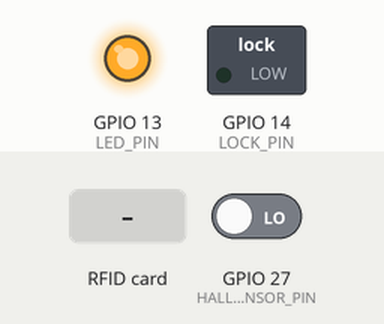
Recording of a sketch running on a simulated ESP32. Shown: switched loads named in the sketch (green lamp = pin HIGH), output pins drawn as LEDs (lit = HIGH). The inputs (shaded band) are chosen by the test bench; at power-on: GPIO 27 (HALL_SENSOR_PIN) LOW. WiFi joins after 1.5 s; servers stay silent unless stated; uploads are accepted with an empty reply; what the sketch prints to the serial monitor is not drawn.

Above: at 2.7 s.
2.8 s: RFID card 13 51 9F FD held to the reader
At 3.7 s:
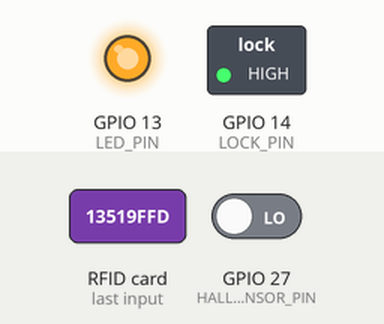
5.4 s: GPIO 27 (HALL_SENSOR_PIN) driven HIGH
At 6.9 s:
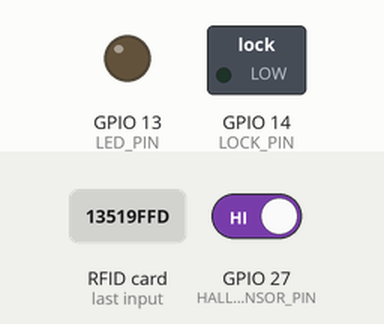
7.6 s: GPIO 27 (HALL_SENSOR_PIN) driven LOW
At 8.6 s:
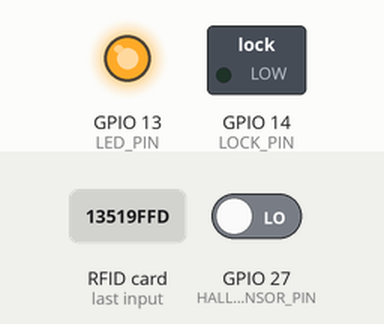
Timing chart, 0 to 10.6 s (numbered marks = the images above; inputs shaded):
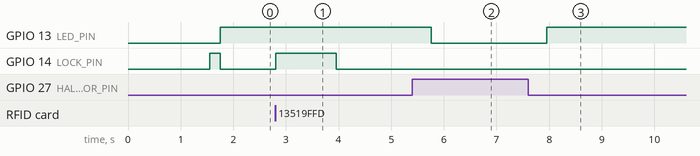

Measured:
- after the input at 2.8 s, GPIO 14 (LOCK_PIN): LOW → HIGH at once, → LOW 1.1 s later
- after the input at 5.4 s, GPIO 13 (LED_PIN): HIGH → LOW after 0.36 s
- after the input at 7.6 s, GPIO 13 (LED_PIN): LOW → HIGH after 0.36 s

The sketch:

IOT_BACKEND.ino
```cpp
#include <WiFi.h>
#include <HTTPClient.h>
#include <SPI.h>
#include <MFRC522.h>

// WiFi credentials
const char* ssid = "ZLT S10_165310";
const char* password = "Abhi37304";

// API URLs
const char* API_GET_LOCK_STATE = "http://172.177.169.18:8080/locker/get-status?id=0";
const char* API_SET_LOCK_STATE = "http://172.177.169.18:8080/locker/set-status?id=0&set=true";
const char* API_SET_PEN_STATUS = "http://172.177.169.18:8080/locker/set-pen-status?id=0&set=";

// RFID & Hall sensor pins
#define RST_PIN 4
#define SS_PIN 5
#define LOCK_PIN 14
#define LED_PIN 13
#define HALL_SENSOR_PIN 27

MFRC522 rfid(SS_PIN, RST_PIN);
bool lockState = true;
bool lastPenState = false;
bool unlockTimerActive = false;
unsigned long unlockStartTime = 0;
const int unlockDuration = 5000; // Auto-lock after 5 seconds

const String authorizedUID = "13519FFD";

void setup() {
  Serial.begin(115200);
  Serial.println("🔄 Initializing...");

  WiFi.begin(ssid, password);
  while (WiFi.status() != WL_CONNECTED) {
    delay(500);
    Serial.print(".");
  }
  Serial.println("\n✅ Connected to WiFi!");

  SPI.begin();
  rfid.PCD_Init();
  SPI.setFrequency(8000000);

  pinMode(LOCK_PIN, OUTPUT);
  pinMode(LED_PIN, OUTPUT);
  pinMode(HALL_SENSOR_PIN, INPUT);

  updateLockState(true);

  // ✅ Start Multithreaded Tasks
  xTaskCreatePinnedToCore(taskRFID, "RFID Task", 4096, NULL, 1, NULL, 0);
  xTaskCreatePinnedToCore(taskHallSensor, "Hall Sensor Task", 4096, NULL, 1, NULL, 1);
  xTaskCreatePinnedToCore(taskAPI, "API Task", 4096, NULL, 1, NULL, 0);
}

// ✅ Task for RFID Scanning
void taskRFID(void *pvParameters) {
  while (true) {
    if (rfid.PICC_IsNewCardPresent() && rfid.PICC_ReadCardSerial()) {
      String scannedUID = "";
      for (byte i = 0; i < rfid.uid.size; i++) {
        scannedUID += String(rfid.uid.uidByte[i], HEX);
      }
      scannedUID.toUpperCase();

      Serial.print("🔄 Scanned Card UID: ");
      Serial.println(scannedUID);

      if (scannedUID == authorizedUID) {
        Serial.println("✅ Authorized Card Detected!");
        toggleLockState();
      } else {
        Serial.println("❌ Access Denied!");
      }

      rfid.PICC_HaltA();
      rfid.PCD_StopCrypto1();
    }
    vTaskDelay(100 / portTICK_PERIOD_MS); // Let other tasks run
  }
}

// ✅ Task for Hall Sensor & LED Control
void taskHallSensor(void *pvParameters) {
  while (true) {
    bool penAvailable = digitalRead(HALL_SENSOR_PIN) == LOW;

    if (penAvailable != lastPenState) {
      lastPenState = penAvailable;
      sendPenStatusUpdate(penAvailable);
    }

    digitalWrite(LED_PIN, penAvailable ? HIGH : LOW);
    Serial.println(penAvailable ? "⚫ Pen Detected - LED ON" : "🔵 Pen Not Detected - LED OFF");

    vTaskDelay(200 / portTICK_PERIOD_MS);
  }
}

// ✅ Task for API Updates
void taskAPI(void *pvParameters) {
  while (true) {
    checkLockStateFromAPI();
    handleUnlockTimer();
    vTaskDelay(2000 / portTICK_PERIOD_MS);
  }
}

// ✅ Toggle Lock State
void toggleLockState() {
  lockState = !lockState;
  digitalWrite(LOCK_PIN, lockState ? HIGH : LOW);
  Serial.println(lockState ? "🔒 Door Locked." : "🔓 Door Unlocked.");
  sendLockStateUpdate();

  if (!lockState) {
    unlockTimerActive = true;
    unlockStartTime = millis();
  }
}

// ✅ Auto-Lock After 5s (Non-Blocking)
void handleUnlockTimer() {
  if (unlockTimerActive && millis() - unlockStartTime >= unlockDuration) {
    unlockTimerActive = false;
    lockState = true;
    digitalWrite(LOCK_PIN, HIGH);
    Serial.println("🔒 Door Automatically Locked!");
    sendLockStateUpdate();
  }
}

// ✅ API Lock State Check
void checkLockStateFromAPI() {
  HTTPClient http;
  http.begin(API_GET_LOCK_STATE);
  int httpResponseCode = http.GET();

  if (httpResponseCode == 200) {
    String response = http.getString();
    bool apiStatus = (response == "true");
    if (apiStatus != lockState) updateLockState(apiStatus);
  } else {
    Serial.print("❌ API Request Failed! Code: ");
    Serial.println(httpResponseCode);
  }
  http.end();
}

// ✅ Update Lock State
void updateLockState(bool state) {
  lockState = state;
  digitalWrite(LOCK_PIN, state ? HIGH : LOW);
  Serial.println(state ? "🔒 Door Locked!" : "🔓 Door Unlocked!");
}

// ✅ API Lock Update
void sendLockStateUpdate() {
  HTTPClient http;
  http.begin(API_SET_LOCK_STATE);
  http.addHeader("Content-Type", "application/json");
  String jsonPayload = "{\"id\":0, \"set\":true}";
  int httpResponseCode = http.PUT(jsonPayload);
  http.end();

  Serial.println(httpResponseCode == 200 ? "✅ Lock state updated!" : "❌ Lock state update failed!");
}

// ✅ Send Pen Status to API
void sendPenStatusUpdate(bool penStatus) {
  HTTPClient http;
  String apiUrl = String(API_SET_PEN_STATUS) + (penStatus ? "false" : "true");

  http.begin(apiUrl);
  http.addHeader("Content-Type", "application/json");
  int httpResponseCode = http.PUT("{}");
  http.end();

  Serial.println(httpResponseCode == 200 ? "✅ Pen status updated!" : "❌ Pen status update failed!");
}
```
